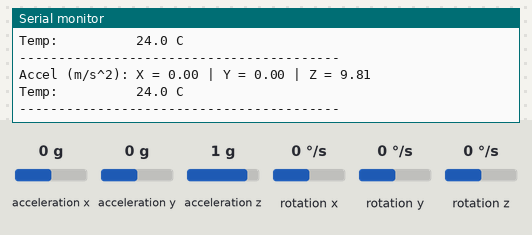
Recording of a sketch running on a simulated ESP32. Shown: the last lines printed to the serial monitor. Wiring (inferred from the names in the program): MPU-6050 motion sensor at I2C address 0x68. The inputs (shaded band) are chosen by the test bench; at power-on: acceleration x 0 g, acceleration y 0 g, acceleration z 1 g, rotation x 0 °/s, rotation y 0 °/s, rotation z 0 °/s.

Above: at 1.8 s.
1.9 s: acceleration x set to -1.4 g
At 2.6 s:
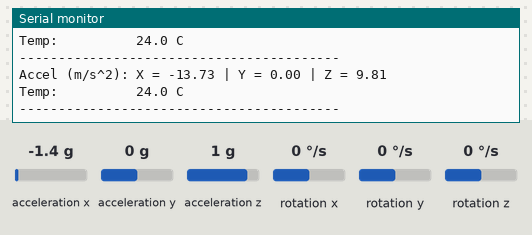
3.4 s: acceleration y set to -1.4 g
At 4.6 s:
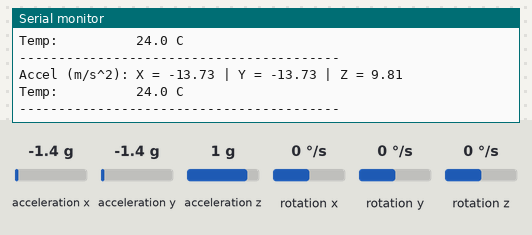
4.9 s: acceleration z set to -1.4 g
At 5.5 s:
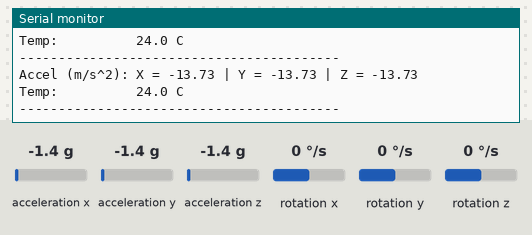

The sketch:

MPU6050.ino
```cpp
#include <Wire.h>

const int MPU_ADDR = 0x68; // I2C address of the MPU-6050

int16_t AcX, AcY, AcZ, Tmp, GyX, GyY, GyZ;

void setup() {
  Serial.begin(115200);

  // 1. Start I2C explicitly on ESP32 pins 21 (SDA) and 22 (SCL)
  Wire.begin(21, 22);

  // 2. Wake up the MPU6050
  Wire.beginTransmission(MPU_ADDR);
  Wire.write(0x6B);  // Target the PWR_MGMT_1 register
  Wire.write(0);     // Write 0 to wake it up
  byte error = Wire.endTransmission(true);

  if (error == 0) {
    Serial.println("Successfully woke up MPU6050!");
  } else {
    Serial.print("Error communicating during wake-up. Code: ");
    Serial.println(error);
  }
}

void loop() {
  // 3. Point to the starting register for data (ACCEL_XOUT_H)
  Wire.beginTransmission(MPU_ADDR);
  Wire.write(0x3B);
  Wire.endTransmission(false); // 'false' keeps the connection active

  // 4. Request 14 consecutive bytes from the sensor
  Wire.requestFrom(MPU_ADDR, 14, true);

  // 5. Check if we actually got the 14 bytes back
if (Wire.available() == 14) {
    // Read raw data
    AcX = (Wire.read() << 8 | Wire.read());
    AcY = (Wire.read() << 8 | Wire.read());
    AcZ = (Wire.read() << 8 | Wire.read());
    Tmp = (Wire.read() << 8 | Wire.read());
    GyX = (Wire.read() << 8 | Wire.read());
    GyY = (Wire.read() << 8 | Wire.read());
    GyZ = (Wire.read() << 8 | Wire.read());

    // Scale Accelerometer to m/s^2
    // Formula: (Raw / 16384.0) * 9.81
    float ms2X = (AcX / 16384.0) * 9.81;
    float ms2Y = (AcY / 16384.0) * 9.81;
    float ms2Z = (AcZ / 16384.0) * 9.81;

    // Print the scaled values in m/s^2
    Serial.print("Accel (m/s^2): X = "); Serial.print(ms2X, 2);
    Serial.print(" | Y = "); Serial.print(ms2Y, 2);
    Serial.print(" | Z = "); Serial.println(ms2Z, 2);

    // Print the Temperature
    Serial.print("Temp:          ");
    Serial.print((Tmp / 340.00) + 36.53, 1); Serial.println(" C");

    Serial.println("-----------------------------------------");
  }else {
    Serial.println("Error: Did not receive 14 bytes from MPU6050");
  }

  delay(1000); // Wait 1 second before reading again
}
```

Measured:
- after the input at 1.9 s, the serial monitor: prints a new line after 0.11 s (image 1)
- after the input at 3.4 s, the serial monitor: prints a new line after 0.63 s (image 2)
- after the input at 4.9 s, the serial monitor: prints a new line after 0.13 s (image 3)
